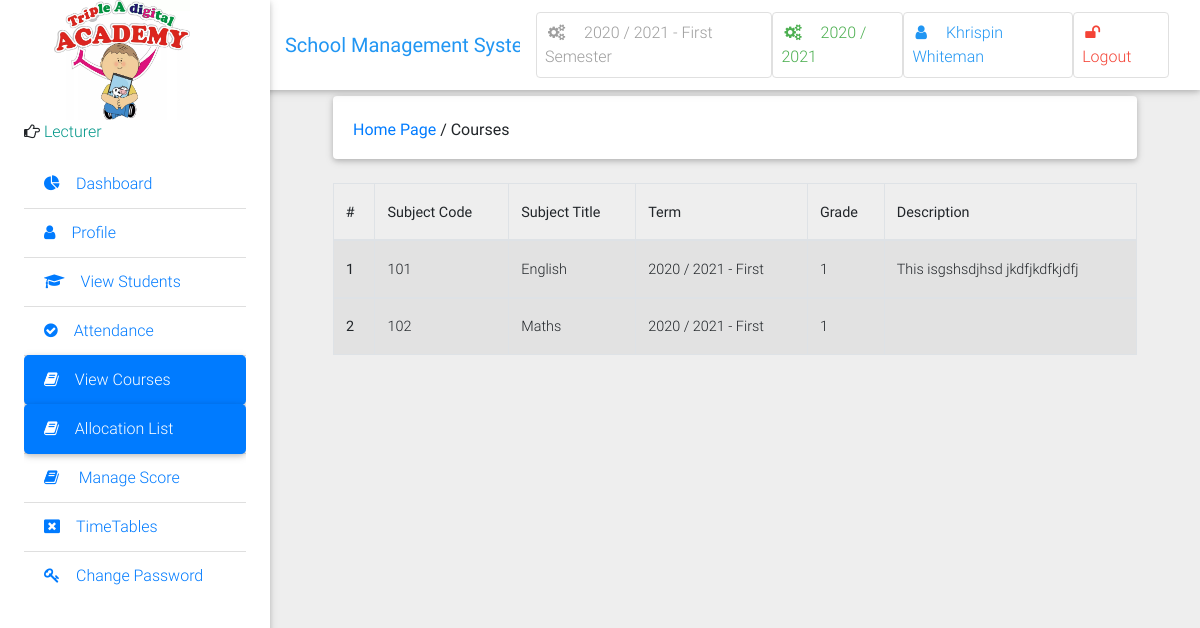
The page /courses/ (signed in) on the database its author committed.
### school/models.py (models this page shows, shortened)
class Semester(models.Model):
    semester = models.CharField(max_length=10, choices=SEMESTER, blank=True)
    is_current_semester = models.BooleanField(default=False, blank=True, null=True)
    session = models.ForeignKey(Session, on_delete=models.CASCADE, blank=True, null=True)
    next_semester_begins = models.DateField(null=True, blank=True)
    def __str__(self):
        return str(self.session) + ' - ' + str(self.semester)

class Session(models.Model):
    session = models.CharField(max_length=200, unique=True)
    is_current_session = models.BooleanField(default=False, blank=True, null=True)
    next_session_begins = models.DateField(blank=True, null=True)
    def __str__(self):
        return self.session

class User(AbstractUser):
    is_student = models.BooleanField(default=False)
    is_lecturer = models.BooleanField(default=False)
    is_librarian = models.BooleanField(default=False)
    is_parent = models.BooleanField(default=False)
    phone = models.CharField(max_length=60, blank=True, null=True)
    address = models.CharField(max_length=60, blank=True, null=True)
    picture = models.ImageField(upload_to="users/pictures/%Y/%m/%d'", blank=True, null=True)
    email = models.EmailField(blank=True, null=True)
    password_type = models.CharField('Password Type', default='Expirable', max_length=200, choices=PASSWORD_TYPES)
    days_for_password_expiry = models.ForeignKey(PasswordConfigurations, on_delete=models.CASCADE, null=True, blank=True)
    last_password_reset_date = models.DateField('Reset On', auto_now=True)
    password_expiry_date = models.DateField(editable=False, null=True, blank=True)
    is_password_expired = models.BooleanField(default=False,)
    username_validator = ASCIIUsernameValidator()
    def get_full_name(self):
        full_name = self.username
        if self.first_name and self.last_name:
            full_name = self.first_name + " " + self.last_name
        return full_name
    def __str__(self):
        return self.get_full_name()

class Course(models.Model):
    courseTitle = models.CharField(max_length=200)
    courseCode = models.CharField(max_length=200, unique=True)
    description = models.TextField(max_length=200, blank=True)
    level = models.ForeignKey(Level, verbose_name='Grade', default='', on_delete=models.CASCADE)
    semester = models.ForeignKey(Semester, on_delete=models.CASCADE)
    is_elective = models.BooleanField(default=False, blank=True, null=True)

class Level(models.Model):
    level = models.CharField('Grade', max_length=200, )
    def __str__(self):
        return self.level
    class Meta:
        verbose_name_plural = 'Levels/Grades'
        verbose_name = 'Level/Grade'

### school/views.py (the view)
# urls.py: path('courses/', views.course_list, name="course_list"),
@login_required
@lecturer_required
def course_list(request):
    courses = Course.objects.all()
    context = {
        "courses": courses,
    }
    return render(request, 'administrator/course_list.html', context)

### school/context_processors.py (called while the page is built)
def session_processor(request):
	current_session = Session.objects.get(is_current_session=True)
	return {"current_session": current_session}

def semester_processor(request):
	current_semester = Semester.objects.get(is_current_semester=True)
	return {"current_semester": current_semester}

### school/templates/administrator/course_list.html (shortened to what this page needs)
{% extends 'school/base.html' %}
{% block side_bar %}
    {% include 'school/partial_active_element.html' with active='course_list' %}
{% endblock side_bar %}
{% block content %}
<div class="container-fluid mt-5">
  <div class="card mb-4 wow fadeIn">
    <div class="card-body d-sm-flex justify-content-between">
        <h6 class="mb-2 mb-sm-0 pt-1">
            <a href="/">Home Page</a>
              <span>/</span>
              <span>Courses</span>
        </h6>
    </div>
  </div>
<div class="table-wrapper-scroll-y">
  <table class="table table-bordered table-striped">
    <thead>
      <tr>
        <th scope="col">#</th>
        <th scope="col">Subject Code</th>
        <th scope="col">Subject Title</th>
        <th scope="col">Term</th>
        <th scope="col">Grade</th>
        <th scope="col">Description</th>
      </tr>
    </thead>
    {% for course in courses %}
     <tbody>
        <tr>
          <th scope="row">{{ forloop.counter }}</th>
            <td>{{ course.courseCode }}</td>
            <td>{{ course.courseTitle }}</td>
            <td>{{ course.semester }}</td>
            <td>{{ course.level }}</td>
            <td>{{ course.description }}</td>
        </tr>
    </tbody>
    {% endfor %}
  </table>
</div>
</div>
<br>
{% endblock %}

### school/templates/school/base.html (shortened to what this page needs)
{% load static %}
<!DOCTYPE html>
<html lang="en">
<head>
    <link rel="stylesheet" href="https://maxcdn.bootstrapcdn.com/font-awesome/4.7.0/css/font-awesome.min.css">
    <link href="{% static 'school/css/bootstrap.min.css' %}" rel="stylesheet">
    <link href="{% static 'school/css/mdb.min.css' %}" rel="stylesheet">
    <link href="{% static 'school/css/style.css' %}" rel="stylesheet">
</head>
<body class="grey lighten-3">
<header>
    <nav class="navbar fixed-top navbar-expand-lg navbar-light white scrolling-navbar">
        <div class="container-fluid">
            <a class="navbar-brand waves-effect" href="/">
                <strong class="blue-text">School Management System</strong>
            </a>
            <div class="collapse navbar-collapse" id="navbarSupportedContent">
                <ul class="navbar-nav nav-flex-icons">
                    <li class="nav-item">
                        <a href="{% if request.user.is_superuser %}{% url 'manage_semester' %}{% else %}#{% endif %}"
                           class="nav-link border border-light grey-text rounded waves-effect">
                            <i class="fa fa-cogs mr-3"></i>{{ current_semester }} Semester
                        </a>
                    </li>
                    <li class="nav-item">
                        <a href="{% if request.user.is_superuser %}{% url 'manage_session' %}{% else %}#{% endif %}"
                           class="nav-link border border-light green-text rounded waves-effect">
                            <i class="fa fa-cogs mr-3"></i>{{ current_session }}
                        </a>
                    </li>
                    <li class="nav-item">
                        <a href="{% url 'profile' %}"
                           class="nav-link border border-light rounded waves-effect blue-text">
                            <i class="fa fa-user mr-3"></i>{{ user|capfirst }}
                        </a>
                    </li>
                    <li class="nav-item">
                        <a href="/accounts/logout/" class="nav-link border border-light rounded waves-effect red-text">
                            <i class="fa fa-unlock mr-3"></i>Logout
                        </a>
                    </li>
                </ul>
            </div>
        </div>
    </nav>
    <div class="sidebar-fixed position-fixed">
        <img src="{% static 'img/logo.jpg' %}" id="icon" class="logo" style="margin-left: 30px">
        {% if request.user.is_lecturer %}
            <p><i class="fa fa-hand-o-right" aria-hidden="true"></i>
                <span class="teal-text text-center"> Lecturer</span></p>
        {% elif request.user.is_student %}
            <p><i class="fa fa-hand-o-right" aria-hidden="true"></i>
                <span class="teal-text text-center"> Student</span></p>
        {% elif request.user.is_parent %}
            <p><i class="fa fa-hand-o-right" aria-hidden="true"></i>
                <span class="teal-text text-center"> Parent</span></p>
        {% elif request.user.is_librarian %}
            <p><i class="fa fa-hand-o-right" aria-hidden="true"></i>
                <span class="teal-text text-center"> Library</span></p>
        {% else %}
            <p><i class="fa fa-hand-o-right" aria-hidden="true"></i>
                <span class="teal-text text-center"> System Admin</span></p>
        {% endif %}
        <div class="dashboard">
            {% block side_bar %}{% endblock side_bar %}
        </div>
    </div>
</header>
<main class="pt-5 mx-lg-5">
    {% block content %} {% endblock %}
</main>
<footer>
    <a href="https://seal.beyondsecurity.com/vulnerability-scanner-verification/admi.vginfotec.xyz"><img
            alt="Website Security Test" border="0"></a>
</footer>
</body>
</html>

### school/static/school/css/style.css (style rules this page uses)
.sidebar-fixed { height: 100vh; width: 270px; -webkit-box-shadow: 0 2px 5px 0 rgba(0, 0, 0, 0.16), 0 2px 10px 0 rgba(0, 0, 0, 0.12); box-shadow: 0 2px 5px 0 rgba(0, 0, 0, 0.16), 0 2px 10px 0 rgba(0, 0, 0, 0.12); z-index: 1050; background-color: #fff; padding: 1.5rem; padding-top: 0; }
@media (min-width: 1200px) { .navbar, .page-footer, main { padding-left: 270px; } }
.logo { text-shadow: rgb(179, 179, 179) 0px 0px 0px, rgb(180, 180, 180) 1px 1px 0px, rgb(182, 182, 182) 2px 2px 0px, rgb(184, 184, 184) 3px 3px 0px, rgb(185, 185, 185) 4px 4px 0px, rgb(187, 187, 187) 5px 5px 0px, rgb(189, 189, 189) 6px 6px 0px, rgb(190, 190, 190) 7px 7px 0px, rgb(192, 192, 192) 8px 8px 0px, rgb(194, 194, 194) 9px 9px 0px, rgb(195, 195, 195) 10px 10px 0px, rgb(197, 197, 197) 11px 11px 0px, rgb(199, 199, 199) 12px 12px 0px, rgb(201, 201, 201) 13px 13px 0px, rgb(202, 202, 202) 14px 14px 0px, rgb(204, 204, 204) 15px 15px 0px, rgb(206, 206, 206) 16px 16px 0px, rgb(207, 207, 207) 17px 17px 0px, rgb(209, 209, 209) 18px 18px 0px, rgb(211, 211, 211) 19px 19px 0px, rgb(212, 212, 212) 20px 20px 0px, rgb(214, 214, 214) 21px 21px 0px, rgb(216, 216, 216) 22px 22px 0px, rgb(218, 218, 218) 23px 23px 0px, rgb(219, 219, 219) 24px 24px 0px, rgb(221, 221, 221) 25px 25px 0px, rgb(223, 223, 223) 26px 26px 0px, rgb(224, 224, 224) 27px 27px 0px, rgb(226, 226, 226) 28px 28px 0px, rgb(228, 228, 228) 29px 29px 0px, rgb(230, 230, 230) 30px 30px 0px, rgb(231, 231, 231) 31px 31px 0px, rgb(233, 233, 233) 32px 32px 0px, rgb(235, 235, 235) 33px 33px 0px, rgb(236, 236, 236) 34px 34px 0px, rgb(238, 238, 238) 35px 35px 0px, rgb(240, 240, 240) 36px 36px 0px, rgb(241, 241, 241) 37px 37px 0px, rgb(243, 243, 243) 38px 38px 0px, rgb(245, 245, 245) 39px 39px 0px, rgb(247, 247, 247) 40px 40px 0px, rgb(248, 248, 248) 41px 41px 0px, rgb(250, 250, 250) 42px 42px 0px, rgb(252, 252, 252) 43px 43px 0px, rgb(253, 253, 253) 44px 44px 0px; font-size: 40px; color: rgb(95, 89, 255); height: 120px; width: 136px; line-height: 136px; border-radius: ; text-align: center; background-color: rgb(255, 255, 255); }

### school/templates/school/base.html (style rules this page uses)
.dashboard { display: block; max-height: 500px; overflow-y: auto; -ms-overflow-style: -ms-autohiding-scrollbar; }

### school/templates/administrator/course_list.html (style rules this page uses)
.table-wrapper-scroll-y { display: block; max-height: 350px; overflow-y: auto; -ms-overflow-style: -ms-autohiding-scrollbar; }

### rows shown on the page
Semester: session+semester "2020 / 2021 - First"
Session: session "2020 / 2021"
User: username+first_name+last_name "Khrispin Whiteman"
Course: courseCode "101", courseTitle "English", semester "2020 / 2021 - First", level "1", description "This isgshsdjhsd jkdfjkdfkjdfj"
Course: courseCode "102", courseTitle "Maths", semester "2020 / 2021 - First", level "1"
